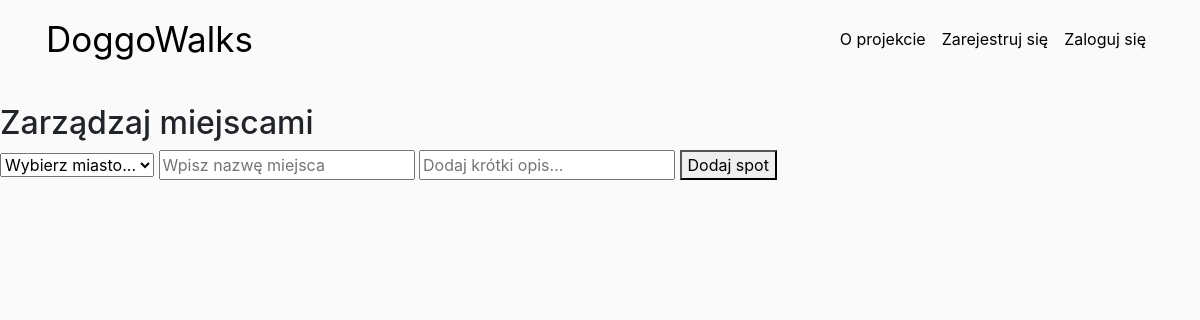
Before: /admin/managespots.php with the older database file.
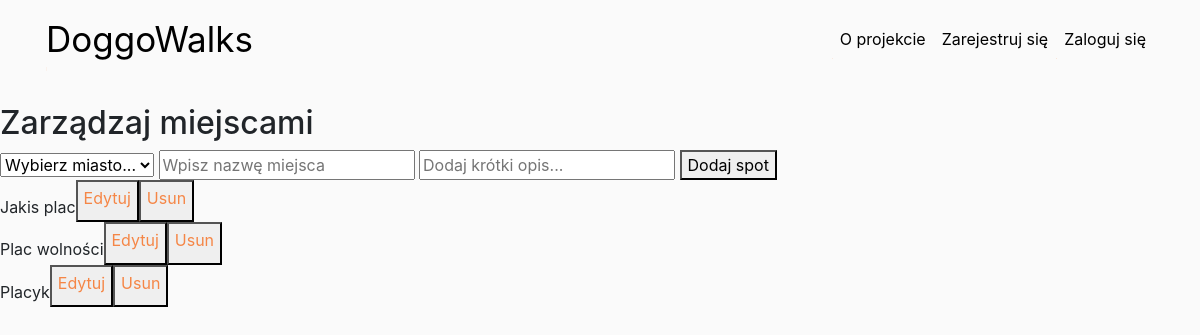
After: the same page with the newer database file.
### tables this page shows
CREATE TABLE `spot` (
  `id` int(10) NOT NULL,
  `name` varchar(30) NOT NULL,
  `id_city` int(10) NOT NULL,
  `description` varchar(3000) DEFAULT NULL,
  `deleted` tinyint(1) NOT NULL DEFAULT 1
);

### admin/managespots.php (the view, shortened to what this page needs)
<?php require_once '../views/containers/header.php'; ?>
<?php require_once '../views/containers/menu.php'; ?>
<?php
require_once 'includes/dbh.inc.php';
?>
    <h2>
        Zarządzaj miejscami
    </h2>
<form action="includes/managespots.inc.php" method="post">
        <select name ='city'>
            <option>Wybierz miasto...</option>
        </select>
        <input type = "text" name="name" placeholder="Wpisz nazwę miejsca">
        <input type = "text" name="description" placeholder="Dodaj krótki opis...">
        <button type = "submit" name ="submit">Dodaj spot</button>
    </form>
    <?php
    $sqli = "SELECT name,deleted FROM spot";
    $result = mysqli_query($conn, $sqli);
    while ($row = mysqli_fetch_array($result)) {
        $curr = $row['name'];
        if($row['deleted']==0) {
            echo $row['name'] . '<button>' . '<a href ="editspot.php?edit=' . $curr . '">' . ' Edytuj' . '</a>' . '</button>'
                . '<button>' . '<a href ="includes/managespots.inc.php?delete=' . $curr . '">' . ' Usun' . '</a>' . '</button>' . '<br>';
        }
    }
    ?>
<?php require_once '../views/containers/footer.php'; ?>

Changed rows visible on the page:
added spot: name "Jakis plac"
added spot: name "Plac wolności"
added spot: name "Placyk"
